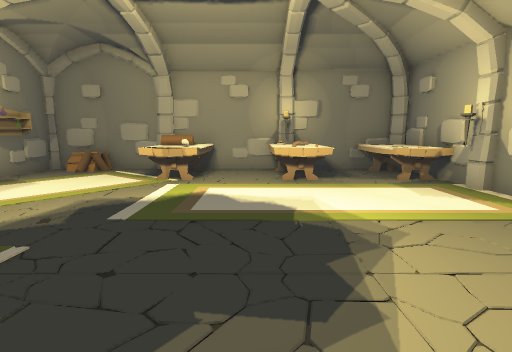
View 1 (above)

12 first-person views from a walk through a scene from a Unity 3-D project. The camera is 1.2 m above the floor, tilts 8° down and sees 80° across. The floor is counted in squares, 1 m on a side. Each view is taken from the middle of a square. On the plan, view 1 faces up. The plan holds only what a view shows up to about 13 squares ahead; the rest is blank. The player is left out. Some animated figures are not drawn.

View 2
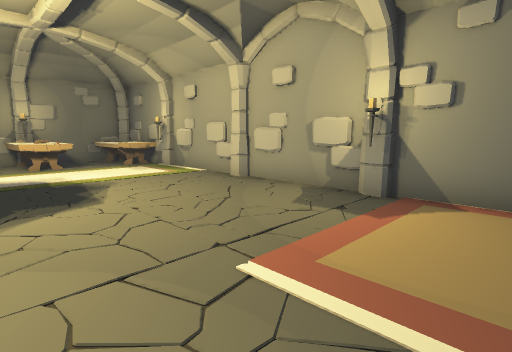

View 3
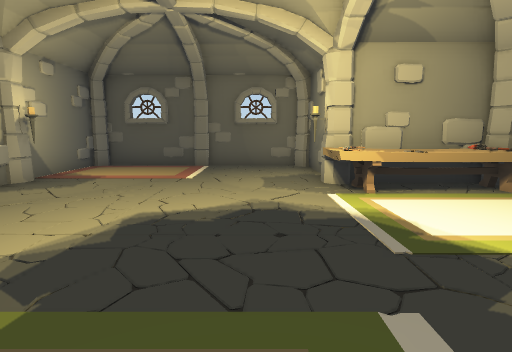

View 4
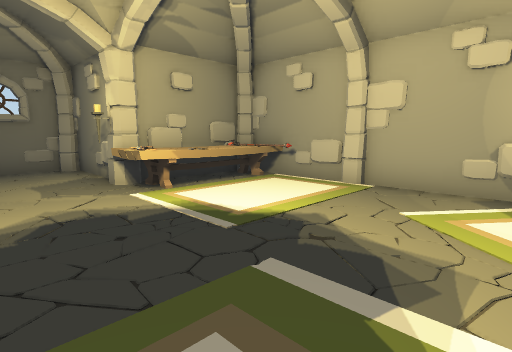

View 5
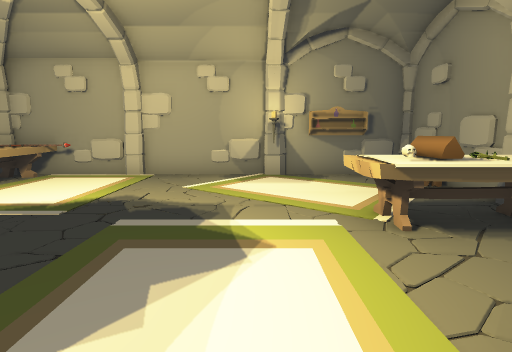

View 6
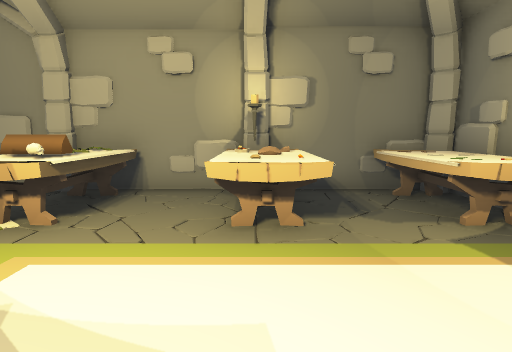

View 7
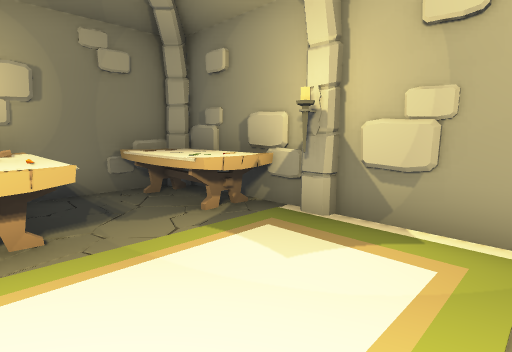

View 8
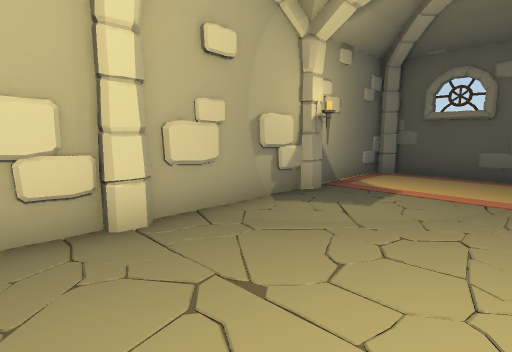

View 9
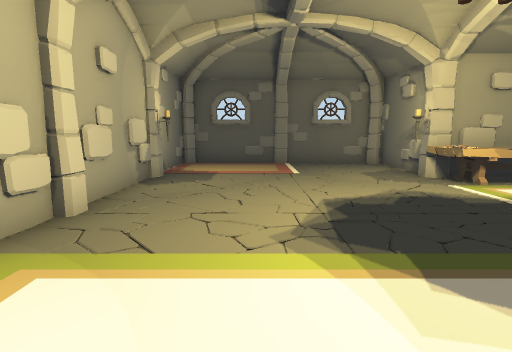

View 10
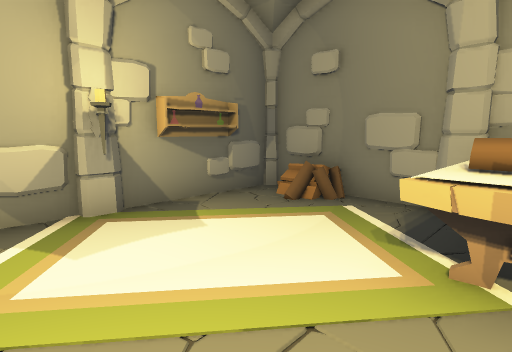

View 11
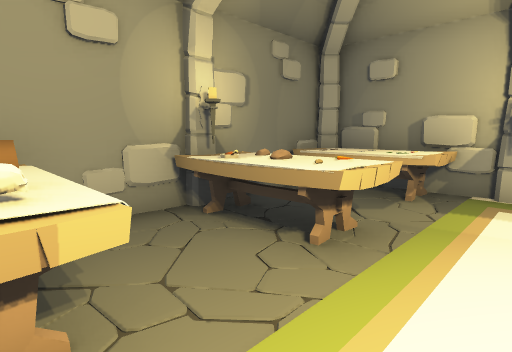

View 12
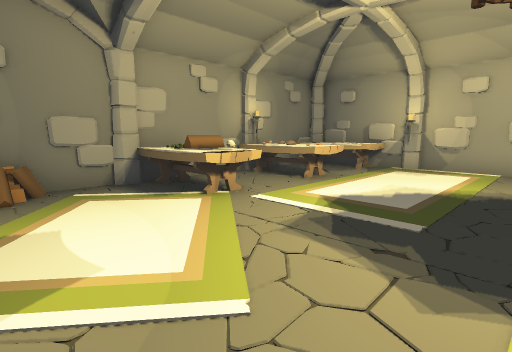

### Floor plan
Points are (right, up) in squares from view 1. A wall is a line through its corners. A room is listed if a view was taken in it or the views show most of it. See-through windows are left out.
Room 1 (views 1, 2, 3, 4, 5, 6, 7, 8, 9, 10, 11, 12)
walls: (-2.9, -1.4) (-2.9, -5.1); (4.8, 3.3) (4.9, 4); (4.9, 2.6) (4.9, 5.5); (4.7, 1.1) (4.8, 1.9); (4.9, 4.9) (4.8, 5.3); (4.9, 0.8) (4.8, 1.3); (-6.9, 6.4) (-6.9, -1.1); (4.7, -0.8) (4.8, 0); (4.9, 6.6) (4.9, 10.1); (-6.8, -0.9) (-6.4, -1.3); (-6.6, -1.4) (-3.2, -1.4); (4.8, 7.3) (4.9, 8.1); (4.7, -1.7) (4.7, -0.7); (0.9, 10.4) (-2.9, 10.4); (-3.2, 10.4) (-6.9, 10.4) (-6.9, 7) (-6.7, 6.7) (-6.7, 6.3); (-3.8, 10.3) (-4.5, 10.4); (-2.7, -4.8) (-2.4, -5.2); (-1.7, -5.2) (-0.3, -5.2); (-6.7, 9.2) (-6.7, 7.5); (4.8, 9.2) (4.9, 9.8) (4.4, 10.2); (-2.6, -5.4) (0.6, -5.4) (0.8, -5.2) (1.2, -5.2); (1.1, -5.4) (4.5, -5.4); (2.3, -5.2) (3.7, -5.2); (4.6, 10.4) (1.3, 10.4); (4.1, -5.6) (4.9, -4.7); (4.9, -5.1) (4.9, 2.5)
low walls: (4.9, 2.8) (4.8, 3.6); (-6.9, 2.1) (-6.7, 1); (-6.8, 5.5) (-6.9, 4.7); (-6.9, 6.2) (-6.7, 5.1); (4.9, 6.9) (4.8, 7.5); (4.9, -1.2) (4.8, -0.6); (0.6, 10.4) (-0.5, 10.2); (-3.5, 10.2) (-4, 10.2); (-3.4, 10.4) (-4.1, 10.3); (-5.3, 10.4) (-5.8, 10.3)
objects: other object (-7, 4); table (-6, -1) to (-3, 0); other object (-5, 10); other object (-4, 0); table (-3, 8) to (-1, 10); other object (-2, 8); other object (0, 9); table (1, 7) to (2, 8); bread (1, 9); table (1, 10) to (2, 10); other object (2, 9); table (3, 7) to (4, 10); other object (4, 8); other object (5, 6)

Where each view was taken, in squares from view 1:
view 1: 0 up, 0 right, facing up
view 2: 4 down, 1 left, facing up-right
view 3: 6 up, 1 left, facing down
view 4: 6 up, 0 right, facing down-left
view 5: 6 up, 2 right, facing left
view 6: 4 up, 1 right, facing up
view 7: 4 up, 1 right, facing up-right
view 8: 4 up, 1 right, facing down-right
view 9: 7 up, 2 right, facing down
view 10: 5 up, 2 left, facing up-left
view 11: 6 up, 2 left, facing up-right
view 12: 3 up, 6 left, facing up-right
